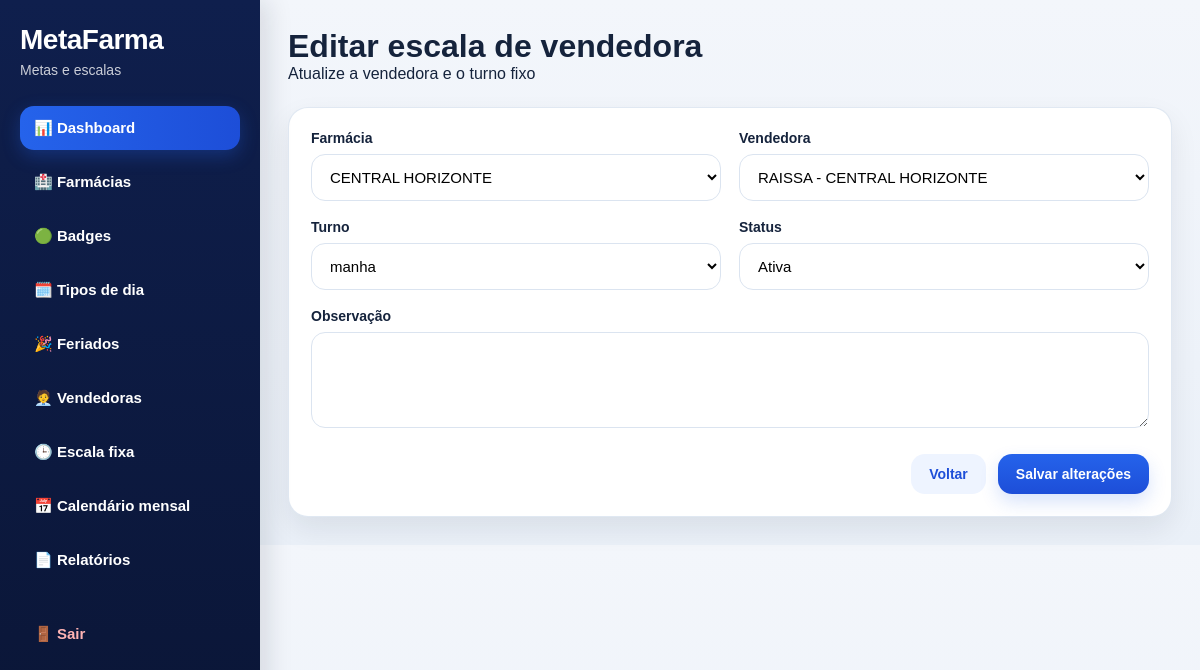
Screenshot of /escalas-vendedoras/editar/1 (signed in) with the database file from the repository.
### app/models.py (models this page shows, shortened)
class EscalaVendedora(db.Model):
    __tablename__ = "escalas_vendedoras"
    id = db.Column(db.Integer, primary_key=True)
    farmacia_id = db.Column(db.Integer, db.ForeignKey("farmacias.id"), nullable=False, index=True)
    vendedora_id = db.Column(db.Integer, db.ForeignKey("vendedoras.id"), nullable=False, index=True)
    turno = db.Column(db.String(20), nullable=False, index=True)  # manha / tarde
    status = db.Column(db.String(20), default="ativa")
    observacao = db.Column(db.String(255), nullable=True)
    criado_em = db.Column(db.DateTime, default=agora_brasil)

class Farmacia(db.Model):
    __tablename__ = "farmacias"
    id = db.Column(db.Integer, primary_key=True)
    nome = db.Column(db.String(150), nullable=False)
    responsavel = db.Column(db.String(150), nullable=True)
    cidade = db.Column(db.String(100), nullable=True)
    telefone = db.Column(db.String(30), nullable=True)
    status = db.Column(db.String(20), default="ativa")
    observacao = db.Column(db.String(255), nullable=True)
    criado_em = db.Column(db.DateTime, default=agora_brasil)
    metas = db.relationship("Meta", backref="farmacia", lazy=True, cascade="all, delete-orphan")
    equipes = db.relationship("Equipe", backref="farmacia", lazy=True, cascade="all, delete-orphan")
    vendedoras = db.relationship("Vendedora", backref="farmacia", lazy=True, cascade="all, delete-orphan")
    configuracoes_dia = db.relationship("ConfiguracaoDia", backref="farmacia", lazy=True, cascade="all, delete-orphan")
    escalas_vendedoras = db.relationship("EscalaVendedora", backref="farmacia", lazy=True, cascade="all, delete-orphan")
    calendarios_vendedoras = db.relationship("CalendarioVendedora", backref="farmacia", lazy=True, cascade="all, delete-orphan")
    feriados = db.relationship("Feriado", backref="farmacia", lazy=True, cascade="all, delete-orphan")

class Vendedora(db.Model):
    __tablename__ = "vendedoras"
    id = db.Column(db.Integer, primary_key=True)
    farmacia_id = db.Column(db.Integer, db.ForeignKey("farmacias.id"), nullable=False, index=True)
    nome = db.Column(db.String(120), nullable=False)
    telefone = db.Column(db.String(30), nullable=True)
    status = db.Column(db.String(20), default="ativa")
    observacao = db.Column(db.String(255), nullable=True)
    criado_em = db.Column(db.DateTime, default=agora_brasil)
    escalas = db.relationship("EscalaVendedora", backref="vendedora", lazy=True, cascade="all, delete-orphan")
    calendarios = db.relationship("CalendarioVendedora", backref="vendedora", lazy=True, cascade="all, delete-orphan")

### app/routes/escalas_vendedoras.py (the view, shortened to what this page needs)
@escalas_vendedoras_bp.route("/editar/<int:escala_id>", methods=["GET", "POST"])
@login_required
def editar(escala_id):
    escala = EscalaVendedora.query.get_or_404(escala_id)
    farmacias = Farmacia.query.filter_by(status="ativa").order_by(Farmacia.nome.asc()).all()
    vendedoras = Vendedora.query.filter_by(status="ativa").order_by(Vendedora.nome.asc()).all()
    return render_template(
        "escalas_vendedoras/editar.html",
        escala=escala,
        farmacias=farmacias,
        vendedoras=vendedoras,
        turnos=TURNOS
    )

### app/templates/escalas_vendedoras/editar.html (shortened to what this page needs)
{% extends "base.html" %}
{% block content %}
<div class="page-header">
    <div>
        <h1>Editar escala de vendedora</h1>
        <p>Atualize a vendedora e o turno fixo</p>
    </div>
</div>
<div class="card form-card">
    <form method="POST" class="form-grid">
        <div class="form-group">
            <label>Farmácia</label>
            <select name="farmacia_id" required>
                {% for farmacia in farmacias %}
                    <option value="{{ farmacia.id }}"
                        {% if farmacia.id == escala.farmacia_id %}selected{% endif %}>
                        {{ farmacia.nome }}
                    </option>
                {% endfor %}
            </select>
        </div>
        <div class="form-group">
            <label>Vendedora</label>
            <select name="vendedora_id" required>
                {% for vendedora in vendedoras %}
                    <option value="{{ vendedora.id }}"
                        {% if vendedora.id == escala.vendedora_id %}selected{% endif %}>
                        {{ vendedora.nome }} - {{ vendedora.farmacia.nome }}
                    </option>
                {% endfor %}
            </select>
        </div>
        <div class="form-group">
            <label>Turno</label>
            <select name="turno" required>
                {% for t in turnos %}
                    <option value="{{ t }}"
                        {% if t == escala.turno %}selected{% endif %}>
                        {{ t }}
                    </option>
                {% endfor %}
            </select>
        </div>
        <div class="form-group">
            <label>Status</label>
            <select name="status">
                <option value="ativa" {% if escala.status == "ativa" %}selected{% endif %}>Ativa</option>
            </select>
        </div>
        <div class="form-group full-width">
            <label>Observação</label>
            <textarea name="observacao" rows="4">{{ escala.observacao or "" }}</textarea>
        </div>
        <div class="form-actions full-width">
            <a href="{{ url_for('escalas_vendedoras.listar') }}" class="btn btn-secondary">Voltar</a>
            <button type="submit" class="btn btn-primary">Salvar alterações</button>
        </div>
    </form>
</div>
{% endblock %}

### app/static/css/style.css (style rules this page uses)
* { margin: 0; padding: 0; box-sizing: border-box; }
:root { --bg: #eef3f9; --sidebar: #0f1f4d; --sidebar-dark: #0a1535; --card: #ffffff; --primary: #2563eb; --primary-dark: #1d4ed8; --text: #15233c; --muted: #64748b; --border: #dbe4f0; --success: #16a34a; --danger: #dc2626; --warning: #d97706; --info-bg: #dbeafe; --info-text: #1d4ed8; --success-bg: #dcfce7; --danger-bg: #fee2e2; --warning-bg: #fef3c7; --shadow: 0 12px 28px rgba(15, 23, 42, 0.08); --shadow-soft: 0 6px 18px rgba(15, 23, 42, 0.06); --radius: 20px; }
body { font-family: Arial, Helvetica, sans-serif; background: linear-gradient(180deg, #f3f6fb 0%, #eaf0f8 100%); color: var(--text); }
a { text-decoration: none; }
.page-header { display: flex; align-items: center; justify-content: space-between; gap: 16px; margin-bottom: 24px; flex-wrap: wrap; }
.card { background: var(--card); border-radius: var(--radius); box-shadow: var(--shadow); padding: 22px; border: 1px solid rgba(219, 228, 240, 0.85); }
.form-card { max-width: 1000px; }
.form-grid { display: grid; grid-template-columns: repeat(2, minmax(220px, 1fr)); gap: 18px; }
.form-group { display: flex; flex-direction: column; gap: 8px; }
.full-width { grid-column: 1 / -1; }
label { font-size: 14px; font-weight: 700; color: var(--text); }
input, select, textarea { width: 100%; border: 1px solid var(--border); border-radius: 14px; padding: 13px 14px; outline: none; font-size: 15px; background: #fff; transition: .2s ease; }
.form-actions { display: flex; justify-content: flex-end; gap: 12px; margin-top: 8px; flex-wrap: wrap; }
.btn { border: none; border-radius: 14px; padding: 12px 18px; cursor: pointer; font-weight: 800; font-size: 14px; display: inline-flex; align-items: center; justify-content: center; transition: .2s ease; }
.btn-primary { background: linear-gradient(180deg, var(--primary) 0%, var(--primary-dark) 100%); color: #fff; box-shadow: 0 8px 18px rgba(37, 99, 235, 0.18); }
.btn-secondary { background: #eef4ff; color: var(--primary-dark); }

### rows the page displays
EscalaVendedora: farmacia_id "CENTRAL HORIZONTE", vendedora_id "RAISSA - CENTRAL HORIZONTE", turno "manha", status "Ativa"
